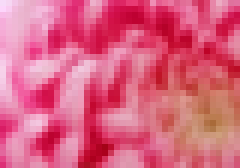
#> input picture Anul III/Semestrul I/Concepte si Aplicatii in Vederea Artificiala/Laborator/Laborator 2+3/Tema 1/data/colectie/18.png, 40 x 28 px, given in place of ferrari.jpeg, which was not available (shown 6 times larger)
$ python run_project.py
#> lines starting #> are read from the running program, lines starting #| are printed output that depends on the picture; after the words box and inside, x2 and y2 are one past the last pixel; in counts of white or black regions, pixels touching at a corner belong together; pictures that were not available may be replaced by others from this repository, and a replacement may not be noted
### Anul III/Semestrul I/Concepte si Aplicatii in Vederea Artificiala/Laborator/Laborator 2+3/Tema 1/cod/parameters.py
import cv2 as cv

# In aceasta clasa vom stoca detalii legate de algoritm si de imaginea pe care este aplicat.
class Parameters:

    def __init__(self, image_path):
#> called with image_path = 'Tema 1/data/imaginiTest/ferrari.jpeg'
        self.image_path = image_path
        self.image = cv.imread(image_path)
#> self.image is the input picture: shape (28, 40, 3); mean B, G, R 129.3, 98, 220
        if self.image is None:
            print('%s is not valid' % image_path)
            exit(-1)

        self.image_resized = None
        self.small_images_dir = './../data/colectie/'
        self.image_type = 'png'
        self.num_pieces_horizontal = 100
        self.num_pieces_vertical = None
        self.show_small_images = False
        self.layout = 'caroiaj'
        self.criterion = 'aleator'
        self.hexagon = True
        self.small_images = None

### Anul III/Semestrul I/Concepte si Aplicatii in Vederea Artificiala/Laborator/Laborator 2+3/Tema 1/cod/build_mosaic.py
import os
import cv2 as cv
import numpy as np
import matplotlib.pyplot as plt
import pdb

from add_pieces_mosaic import *
from parameters import *


def load_pieces(params: Parameters):
    # citeste toate cele N piese folosite la mozaic din directorul corespunzator
    # toate cele N imagini au aceeasi dimensiune H x W x C, unde:
    # H = inaltime, W = latime, C = nr canale (C=1  gri, C=3 color)
    # functia intoarce pieseMozaic = matrice N x H x W x C in params
    # pieseMoziac[i, :, :, :] reprezinta piesa numarul i
    files = os.listdir(params.small_images_dir)
    images = []
    for file in files:
        if file[-3:] == params.image_type:
            img = cv.imread(os.path.join(params.small_images_dir, file))
            images.append(img)

    if params.show_small_images:
        for i in range(10):
            for j in range(10):
                plt.subplot(10, 10, i * 10 + j + 1)
                # OpenCV reads images in BGR format, matplotlib reads images in RBG format
                im = images[i * 10 + j].copy()
                # BGR to RGB, swap the channels
                im = im[:, :, [2, 1, 0]]
                plt.imshow(im)
        plt.show()

    params.small_images = np.array(images)


def compute_dimensions(params: Parameters):
    # calculeaza dimensiunile mozaicului
    # obtine si imaginea de referinta redimensionata avand aceleasi dimensiuni
    # ca mozaicul
    # 275 ... 100 * 40
    # 183 ... x * 28
    hs, ws, _ = params.small_images[0].shape
#> hs = 28; ws = 40
    h, w, _ = params.image.shape
#> h = 28; w = 40

    # calculeaza automat numarul de piese pe verticala
    params.num_pieces_vertical = np.int32((h * params.num_pieces_horizontal * ws) / (w * hs))
#> params.num_pieces_vertical = 50
    new_w = params.num_pieces_horizontal * ws
#> new_w = 2000
    new_h = params.num_pieces_vertical * hs
#> new_h = 1400

    # redimensioneaza imaginea
    params.image_resized = cv.resize(params.image, (new_w, new_h))


def build_mosaic(params: Parameters):
    # incarcam imaginile din care vom forma mozaicul
    load_pieces(params)
    # calculeaza dimensiunea mozaicului
    compute_dimensions(params)

    img_mosaic = None
    if params.layout == 'caroiaj':
        if params.hexagon is True:
            img_mosaic = add_pieces_hexagon(params)
        else:
            img_mosaic = add_pieces_grid(params)
    elif params.layout == 'aleator':
        img_mosaic = add_pieces_random(params)
    else:
        print('Wrong option!')
        exit(-1)

    return img_mosaic

### Anul III/Semestrul I/Concepte si Aplicatii in Vederea Artificiala/Laborator/Laborator 2+3/Tema 1/cod/add_pieces_mosaic.py
from parameters import *
import numpy as np
import pdb
import timeit

def get_mask_hexagon(H, W):
#> called with H = 28, W = 40
    ind_mij = int(H // 2)
#> ind_mij = 14
    ind_start = int(W // 3)
#> ind_start = 13
    ind_end = int(2 * W // 3)
#> ind_end = 26
    mask = np.zeros((H, W, 1))
    for i in range(ind_mij):
        for j in range(max(0, ind_start), min(ind_end, W)):
            mask[i, j] = 1
            mask[H - i - 1, j] = 1
        ind_start -= 1
        ind_end += 1
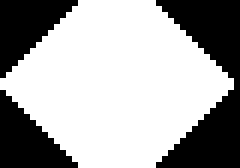
#> mask: shape (28, 40, 1) float64 (shown 6 times larger); values 0 (black) and 1 (white), 65% white; 3 black regions, box (x1, y1, x2, y2) and area: (26, 0, 40, 28) 210, (0, 0, 13, 13) 91, (0, 15, 13, 28) 91
#> after the loop, ind_end = 40; ind_start = -1
    return mask


def get_mean_color_small_images(params: Parameters, c):
#> called with c = 3
    N, H, W, C = params.small_images.shape
#> N = 4; H = 28; W = 40
    mean_color_pieces = np.zeros((N, c))
    for i in range(N):
        current_image = params.small_images[i].copy()
        for ch in range(c):
            mean_color_pieces[i, ch] = np.float32(current_image[:, :, ch].mean())
    return mean_color_pieces


def get_sorted_distances(patch, mean_color_pieces):
    dist = np.sum((mean_color_pieces - patch) ** 2, axis=1)
    return np.argsort(dist)


# [43 lines left out: functions add_pieces_grid, add_pieces_random, not called in this run]


def add_pieces_hexagon(params: Parameters):
    start_time = timeit.default_timer()
    N, H, W, C = params.small_images.shape
    h, w, c = params.image_resized.shape

    mask = get_mask_hexagon(H, W)
    mean_color_pieces = get_mean_color_small_images(params, C)

    bigger_image = np.zeros((h + 2*H, w + 2*W, C), np.uint8)
    bigger_image[H : -H, W : -W, :] = params.image_resized.copy()
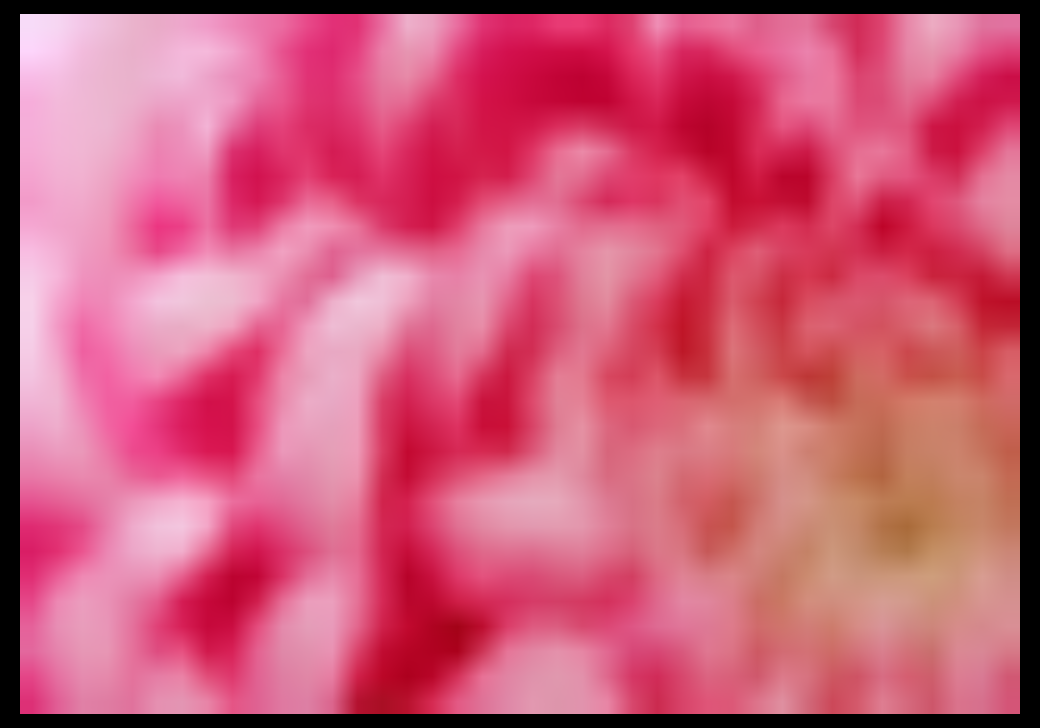
#> bigger_image: shape (1456, 2080, 3) (shown at 1/2 size); mean B, G, R 119.4, 90.5, 203.2
    img_mosaic = np.zeros(bigger_image.shape, np.uint8)

    # piesele 'pe linii'
    for i in range(H // 2, bigger_image.shape[0] - H, H):
        for j in range(0, bigger_image.shape[1] - W, W + W//3):
            patch = bigger_image[i : i+H, j : j+W, :].copy()
            # calculez media patch
            mean_patch = np.mean(patch, axis=(0, 1))
            # calculez distanta dintre patch si flori
            sorted_distances = get_sorted_distances(mean_patch, mean_color_pieces)
            # aleg cea mai buna floare
            index = sorted_distances[0]
            img_mosaic[i : i+H, j : j+W, :] = img_mosaic[i : i+H, j : j+W, :] * (1 - mask) + mask * params.small_images[index].copy()
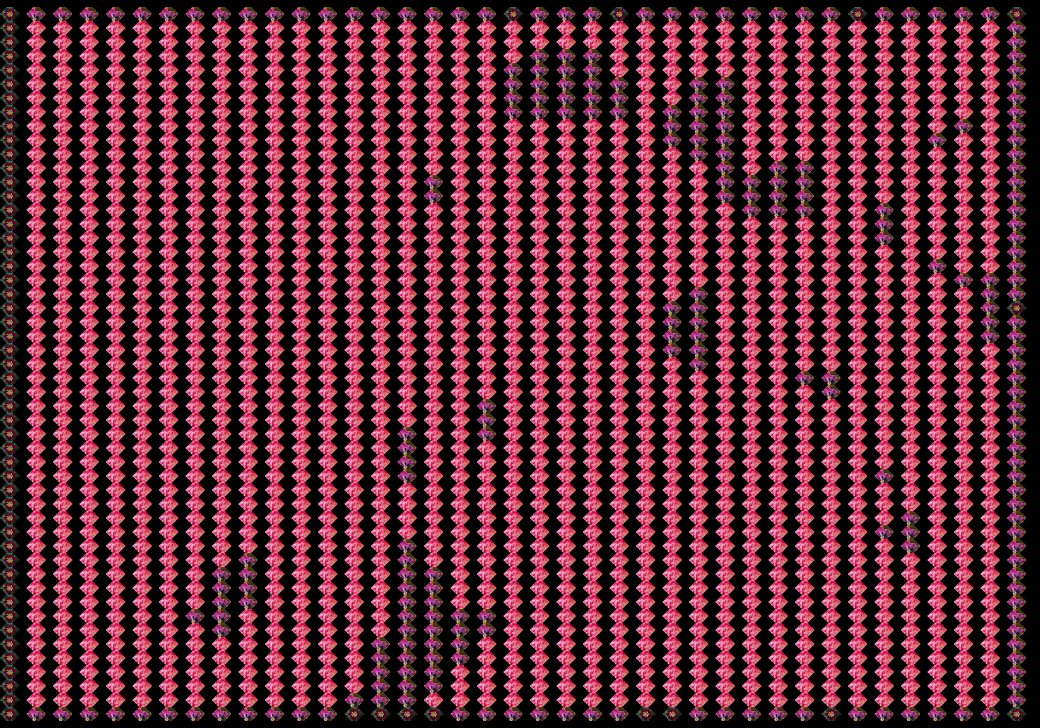
#> img_mosaic: shape (1456, 2080, 3) (shown at 1/2 size); mean B, G, R 55, 40.5, 96.9

    # piesele 'intre linii'
    for i in range(0, bigger_image.shape[0] - H, H):
        for j in range(2 * W//3, bigger_image.shape[1] - W, W + W//3):
            patch = bigger_image[i : i+H, j : j+W, :].copy()
            # calculez media patch
            mean_patch = np.mean(patch, axis=(0, 1))
            # calculez distanta dintre patch si flori
            sorted_distances = get_sorted_distances(mean_patch, mean_color_pieces)
            # aleg cea mai buna floare
            index = sorted_distances[0]
            img_mosaic[i : i+H, j : j+W, :] = img_mosaic[i : i+H, j : j+W, :] * (1 - mask) + mask * params.small_images[index].copy()
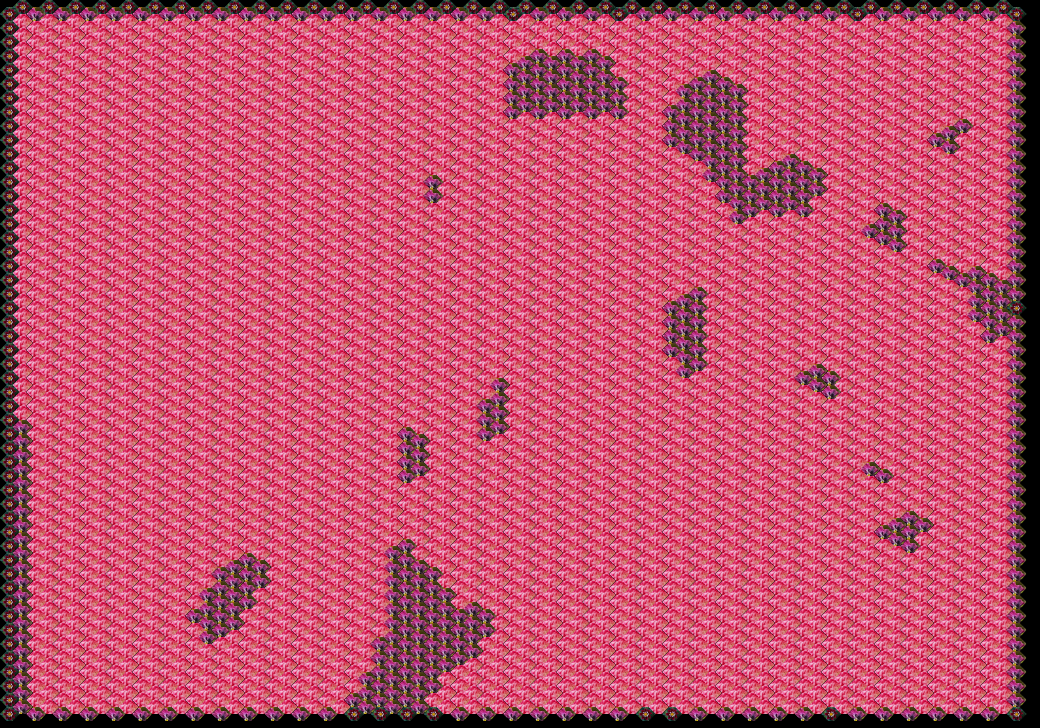
#> img_mosaic: shape (1456, 2080, 3) (shown at 1/2 size); mean B, G, R 109.7, 80.6, 194.2
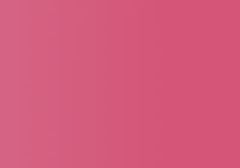
#> patch: shape (28, 40, 3) (shown 6 times larger); mean B, G, R 123.2, 90.2, 212.3

    img_mosaic = img_mosaic[H : -H, W : -W, :]
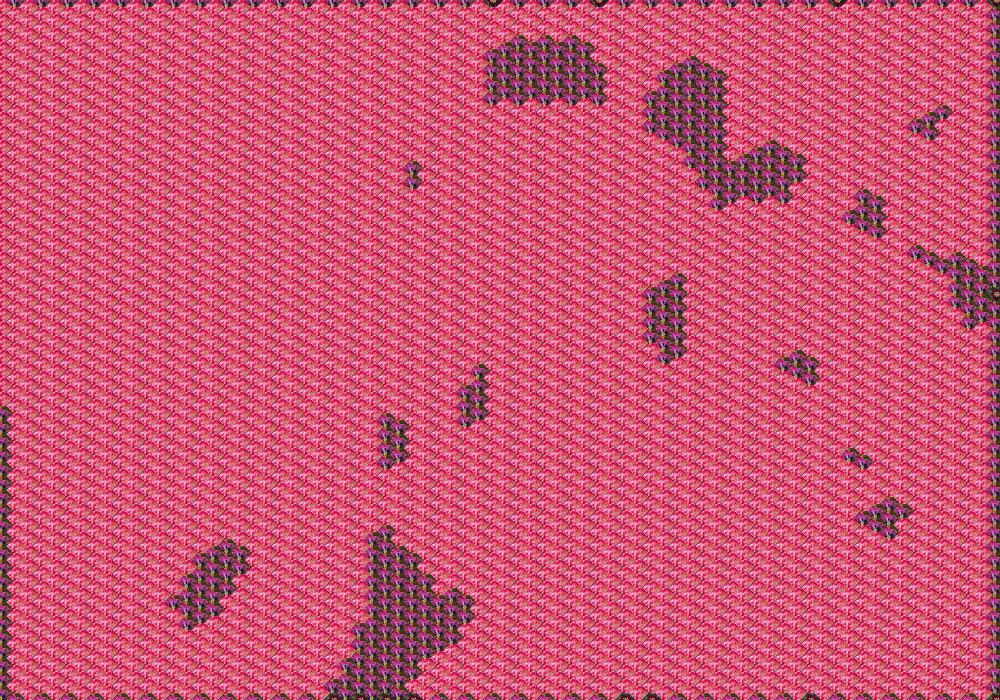
#> img_mosaic: shape (1400, 2000, 3) (shown at 1/2 size); mean B, G, R 115.9, 84.8, 206.1
    end_time = timeit.default_timer()
    print('running time:', (end_time - start_time), 's')
    return img_mosaic

### Anul III/Semestrul I/Concepte si Aplicatii in Vederea Artificiala/Laborator/Laborator 2+3/Tema 1/cod/run_project.py
"""
    PROIECT MOZAIC
"""

# Parametrii algoritmului sunt definiti in clasa Parameters.
from parameters import *
from build_mosaic import *

# numele imaginii care va fi transformata in mozaic
image_path = 'Tema 1/data/imaginiTest/ferrari.jpeg'
params = Parameters(image_path)

# directorul cu imagini folosite pentru realizarea mozaicului
params.small_images_dir = 'Tema 1/data/colectie/'

# tipul imaginilor din director
params.image_type = 'png'

# numarul de piese ale mozaicului pe orizontala
# pe verticala vor fi calcultate dinamic a.i. sa se pastreze raportul
params.num_pieces_horizontal = 50

# afiseaza piesele de mozaic dupa citirea lor
params.show_small_images = False

# modul de aranjarea a pieselor mozaicului
# optiuni: 'aleator', 'caroiaj'
params.layout = 'caroiaj'

# criteriul dupa care se realizeaza mozaicul
# optiuni: 'aleator', 'distantaCuloareMedie'
params.criterion = 'distantaCuloareMedie'

# daca params.layout == 'caroiaj', sa se foloseasca piese hexagonale
params.hexagon = True

img_mosaic = build_mosaic(params)
img_mosaic=cv.resize(img_mosaic,(1000,657))
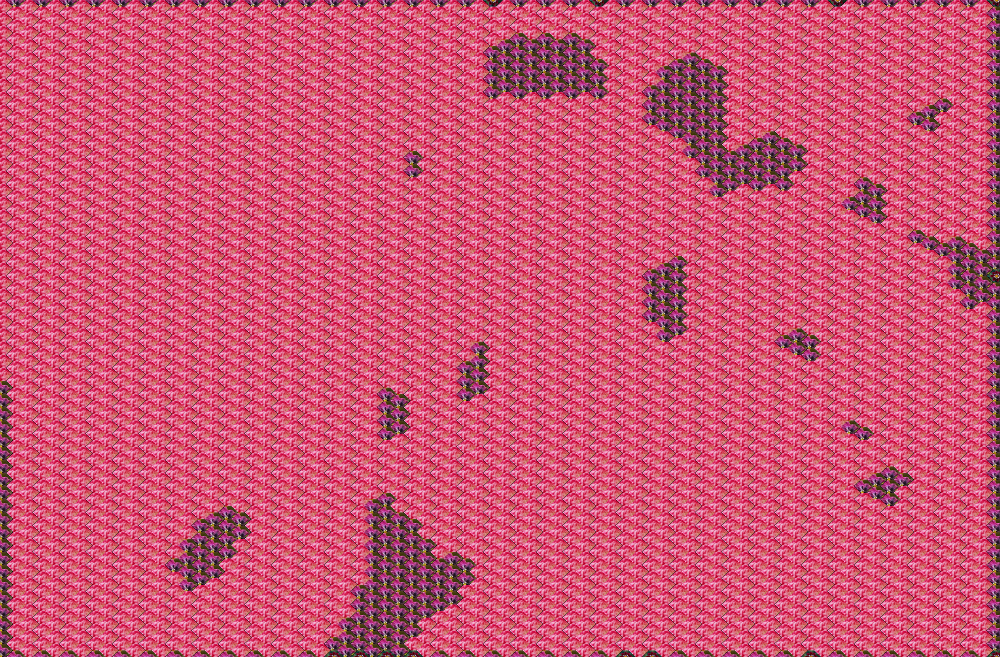
#> img_mosaic: shape (657, 1000, 3); mean B, G, R 115.8, 84.6, 206
cv.imshow('image', img_mosaic)
cv.waitKey(0)
cv.imwrite('test.png', img_mosaic)
#cv.imwrite('mozaic.png', img_mosaic)
